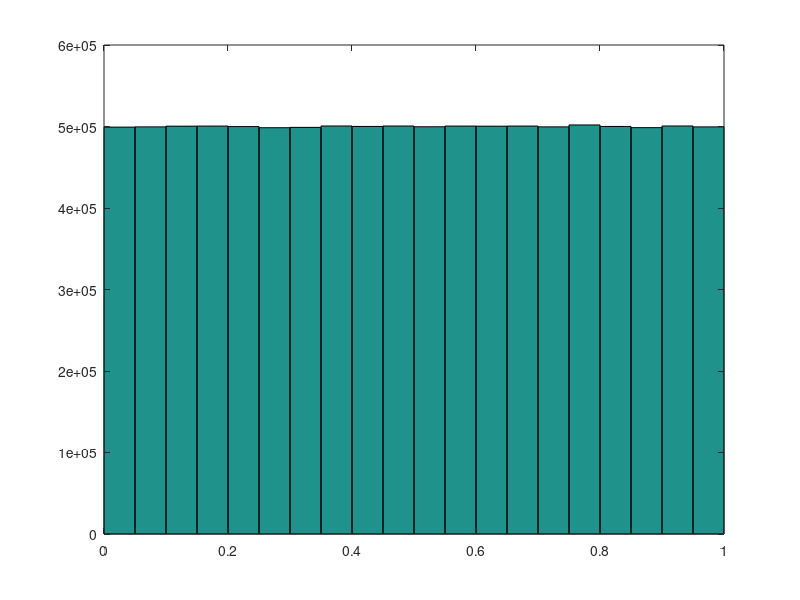

The MATLAB source for this figure: (Note: a time limit stopped this script after it produced the figure.)
clear all
num_bins = 20;
num_samples = 10^7;
x = rand(1, num_samples);

[freq, bin_value] = hist(x, num_bins);
% We can use the histogram function in the pdf format to do the following.
% However, we do it here manually for clarification
figure
hist(x, num_bins)
figure
bar(bin_value, freq./num_samples.*num_bins, 'hist')
hold on
y = ones(1, length(x));
plot(x, y)
xlabel('x', 'FontSize', 20)
ylabel('pdf(x)', 'FontSize', 20)
title('pdf of X', 'FontSize', 24)
set(gca,'FontSize',20)
